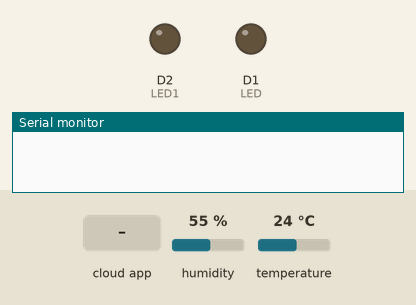
Recording of a sketch running on a simulated ESP8266 (NodeMCU). Shown: output pins drawn as LEDs (lit = HIGH), the last lines printed to the serial monitor. The inputs (shaded band) are chosen by the test bench; at power-on: humidity 55 %, temperature 24 °C.

Above: at 2.7 s.
2.8 s: the phone or cloud app sets 1 to 1
At 7.0 s:
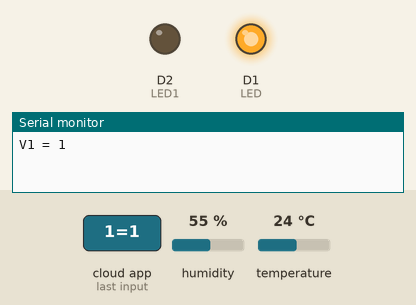
8.0 s: the phone or cloud app sets 2 to 1
At 11.3 s:
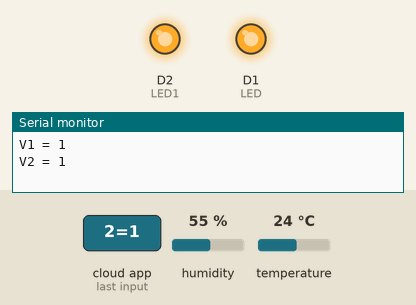
12.0 s: the phone or cloud app sets 1 to 0
At 15.5 s:
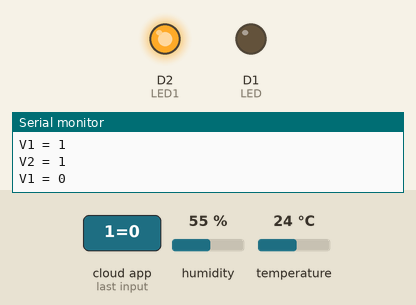
16.0 s: the phone or cloud app sets 2 to 0
At 19.4 s:
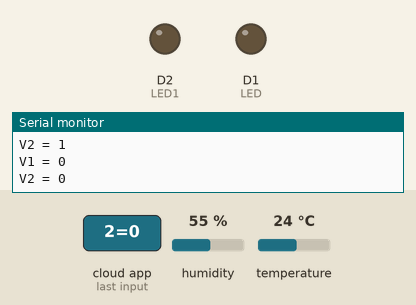
Timing chart, 0 to 20.9 s (numbered marks = the images above; inputs shaded):
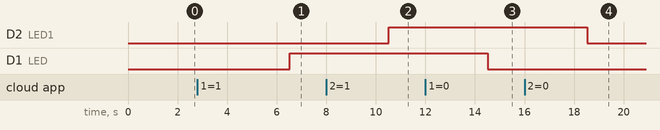

The sketch:

esp8266cayenne.ino
```cpp
#define CAYENNE_PRINT Serial
#include <CayenneMQTTESP8266.h>
#include<DHT.h>

#define LED D1
#define LED1 D2
#define DHTpin D3
#define DHTTYPE DHT11
char ssid[] ="Unifique_WIFI_342897";
char wifiPassword[]= "74519036";

//Cayenne authentication info.
char username[] = "d7533cb0-ab19-11ea-883c-638d8ce4c23d";
char password[] = "105f0557171ce9b2b6a74db7b8e4e5f383d1c7d7";
char clientID[] = "5d30d2d0-ae57-11ea-b767-3f1a8f1211ba";
//int LED = 16;

DHT dht(DHTpin,DHTTYPE);
void setup() {
  Serial.begin(9600);

  Cayenne.begin(username,password,clientID,ssid,wifiPassword);
  pinMode(LED, OUTPUT);
  pinMode(LED1, OUTPUT);
  delay(20);
}

void loop()
{
  Cayenne.loop();
  //publishData();
  delay(3000);
}
//void publishData()
//{
//  int myval = random(0,100);
  //Cayenne.virtualWrite(V0,myval);
//}

CAYENNE_IN(V1)
{
  Serial.print("V1 = ");
  Serial.println(getValue.asInt());
  if(getValue.asInt() == 0)
  {
    digitalWrite(LED,LOW);
  }
  else
  {
    digitalWrite(LED,HIGH);
  }
}
CAYENNE_IN(V2)
{
  Serial.print("V2 = ");
  Serial.println(getValue.asInt());
  if(getValue.asInt() == 0)
  {
    digitalWrite(LED1,LOW);
  }
  else
  {
    digitalWrite(LED1,HIGH);
  }
}
CAYENNE_OUT(V3)
{
  float h = dht.readHumidity();
  delay(3000);
  Serial.print("Umidade = ");
  Serial.println(h);
  if(isnan(h))
  {
    Serial.println("Erro ao ler dados de umidade");
  }
  else
  {
    Cayenne.virtualWrite(V3,h);
  }
}
CAYENNE_OUT(V0)
{
  float t = dht.readTemperature();
  delay(500);
  Serial.print("Temperatura = ");
  Serial.println(t);
  if(isnan(t))
  {
    Serial.println("Erro ao ler dados de temperatura");
  }
  else
  {
  Cayenne.virtualWrite(V0,t);
  }
}
```

Measured:
- after the input at 2.8 s, D1 (LED): LOW → HIGH after 3.7 s
- after the input at 8.0 s, D2 (LED1): LOW → HIGH after 2.5 s
- after the input at 12.0 s, D1 (LED): HIGH → LOW after 2.5 s
- after the input at 16.0 s, D2 (LED1): HIGH → LOW after 2.5 s
